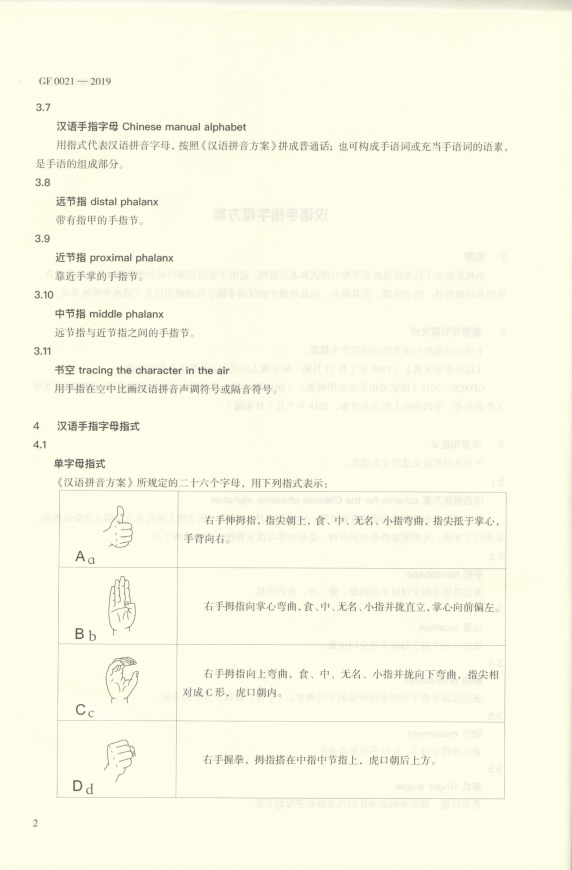
#> input picture docs/standards/pages/p05.png, 1144 x 1740 px (shown at 1/2 size)
$ python crop_figures.py
#> lines starting #> are read from the running program, lines starting #| are printed output that depends on the picture
"""从规范扫描页裁出逐字母参考图。

数据源：docs/standards/pages/p05-p09.png（GF 0021—2019 扫描页，逐字母表格）。
输出：docs/standards/letters/{ID}.png + _contact_sheet.png（全部裁剪结果的拼图，供人工过目）。

行坐标为 2026-09-30 对扫描页量测的程序初值（虚线行分隔 + ASCII 墨水密度核验），
未经人工逐格确认——_contact_sheet.png 就是用来确认"每个文件里装的是不是标题上那个字母"的。
字母顺序依据 docs/GF0021-2019检索记录.md 第 3 节印刷页码映射。
"""

from pathlib import Path

import numpy as np
from PIL import Image, ImageDraw

ROOT = Path(__file__).resolve().parents[2]
PAGES = ROOT / "docs" / "standards" / "pages"
OUT = ROOT / "docs" / "standards" / "letters"

# 裁剪 x 范围：字母标号格 + 指式图格（量测初值，左右留白宁宽勿缺）
CROP_X = (160, 344)
# 行上下内缩：避开行分隔虚线
CROP_PAD_Y = 6

# 每页：行分隔线 y 坐标（量测值）、逐行字母。None = 该行是表头/节标题，跳过。
PAGE_ROWS = [
    # 印刷页 2：4.1 单字母 A-D（表在本页下半）
    {"file": "p05.png", "rules": [982, 1135, 1289, 1442, 1596],
     "letters": ["A", "B", "C", "D"]},
    # 印刷页 3：E-L
    {"file": "p06.png", "rules": [296, 460, 625, 790, 957, 1120, 1287, 1449, 1554],
     "letters": ["E", "F", "G", "H", "I", "J", "K", "L"]},
    # 印刷页 4：M-T
    {"file": "p07.png", "rules": [225, 391, 556, 721, 886, 1051, 1216, 1381, 1547],
     "letters": ["M", "N", "O", "P", "Q", "R", "S", "T"]},
    # 印刷页 5：U-Z；第 7 行为 "4.2 双字母指式" 节标题行；末行 ZH
    {"file": "p08.png", "rules": [221, 387, 551, 717, 882, 1047, 1212, 1358, 1535],
     "letters": ["U", "V", "W", "X", "Y", "Z", None, "ZH"]},
    # 印刷页 6：CH、SH、NG；4.3  ê、ü（4.4 声调为书空文字，无表行）
    {"file": "p09.png", "rules": [237, 421, 606, 790, 975, 1133, 1344],
     "letters": ["CH", "SH", "NG", None, "EH", "UE"]},
]

EXPECTED_COUNT = 30 + 2  # 26 单字母 + ZH/CH/SH/NG + ê/ü，None 行不计


def ink_fraction(img_arr):
    return float((img_arr < 230).mean())


def main():
    OUT.mkdir(parents=True, exist_ok=True)
    crops = []  # (letter_id, PIL image)
    warnings = []
    for page in PAGE_ROWS:
        im = Image.open(PAGES / page["file"]).convert("L")
        rules = page["rules"]
        rows = list(zip(rules, rules[1:]))
        letters = page["letters"]
        if len(rows) != len(letters):
            warnings.append(f"{page['file']}: 行数 {len(rows)} != 字母数 {len(letters)}")
            continue
        for (y0, y1), letter in zip(rows, letters):
            if letter is None:
                continue
            crop = im.crop((CROP_X[0], y0 + CROP_PAD_Y, CROP_X[1], y1 - CROP_PAD_Y))
            arr = np.array(crop)
            frac = ink_fraction(arr)
            if frac < 0.01:
                warnings.append(f"{letter} ({page['file']} y{y0}-{y1}): 墨水占比 {frac:.3f} 过低，可能裁空")
            crop = crop.convert("RGB")
            crop.save(OUT / f"{letter}.png")
            crops.append((letter, crop, frac))
#> this loop made 4 passes
#> pass 1, in main, `crop = im.crop((CROP_X[0], y0 + CROP_PAD_Y, CROP_X[1], y1 - CROP_PAD_Y))`:
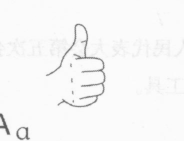
#> crop: PIL image 184x141 L; min 90, max 253, mean 247.4
#> pass 2, in main, `crop = im.crop((CROP_X[0], y0 + CROP_PAD_Y, CROP_X[1], y1 - CROP_PAD_Y))`:
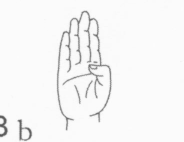
#> crop: PIL image 184x142 L; min 86, max 252, mean 245.7
#> after the loop:
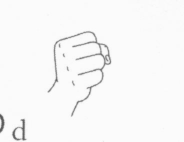
#> arr: shape (142, 184); min 86, max 253, mean 247.8
#> after the loop, crops = 4 items; warnings = []
#> pass 2 of the loop in main, `for page in PAGE_ROWS:`:
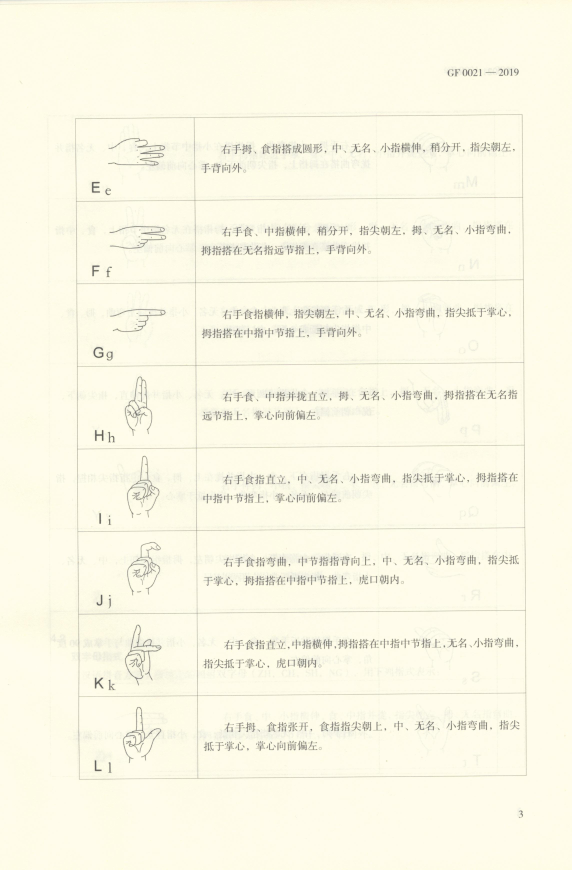
#> input picture docs/standards/pages/p06.png, 1144 x 1740 px (shown at 1/2 size)
#> the loop in main, `for (y0, y1), letter in zip(rows, letters):` made 8 passes
#> frac on passes 1 to 8: 0.05, 0.04, 0.0443, 0.063, 0.0641, 0.0573, 0.0684, 0.0734
#> pass 1, in main, `crop = im.crop((CROP_X[0], y0 + CROP_PAD_Y, CROP_X[1], y1 - CROP_PAD_Y))`:
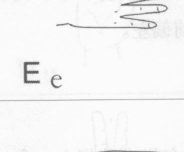
#> crop: PIL image 184x152 L; min 92, max 253, mean 245.6
#> after the loop in main, `for (y0, y1), letter in zip(rows, letters):`:
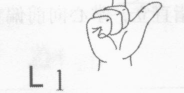
#> arr: shape (93, 184); min 89, max 253, mean 242.9
#> after the loop in main, `for (y0, y1), letter in zip(rows, letters):`: crops = 12 items
#> pass 3 of the loop in main, `for page in PAGE_ROWS:`:
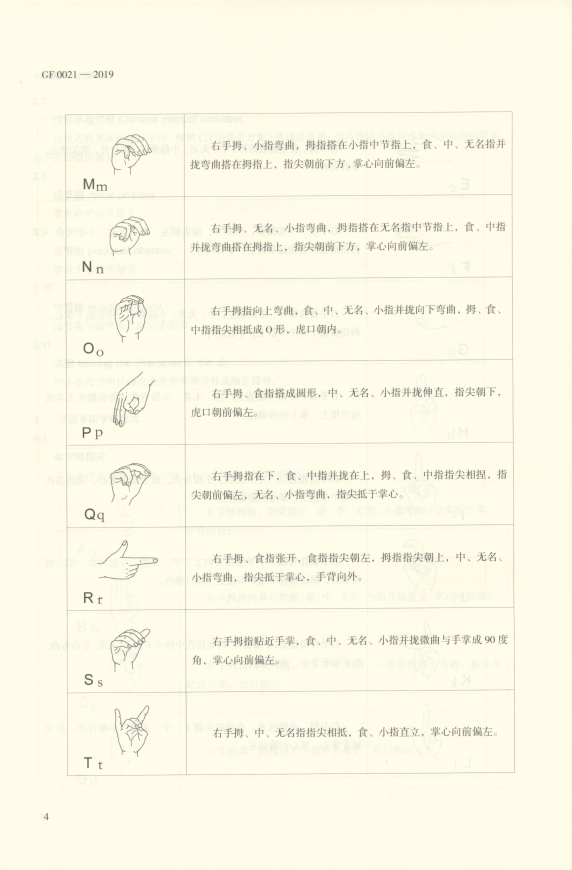
#> input picture docs/standards/pages/p07.png, 1144 x 1740 px (shown at 1/2 size)
#> the loop in main, `for (y0, y1), letter in zip(rows, letters):` made 8 passes
#> frac on passes 1 to 8: 0.0655, 0.061, 0.0628, 0.0619, 0.0639, 0.0461, 0.0594, 0.0551
#> pass 1, in main, `crop = im.crop((CROP_X[0], y0 + CROP_PAD_Y, CROP_X[1], y1 - CROP_PAD_Y))`:
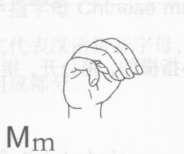
#> crop: PIL image 184x154 L; min 95, max 252, mean 243.6
#> after the loop in main, `for (y0, y1), letter in zip(rows, letters):`:
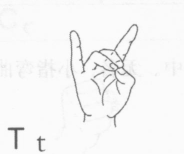
#> arr: shape (154, 184); min 88, max 252, mean 245.9
#> after the loop in main, `for (y0, y1), letter in zip(rows, letters):`: crops = 20 items
#> the loop made 5 passes; the first 3 are shown
    if len(crops) != EXPECTED_COUNT:
        warnings.append(f"裁出 {len(crops)} 张，应为 {EXPECTED_COUNT} 张")

    # 拼图：每行 6 张，带字母标号，供人工核对
    cols = 6
#> cols = 6
    cell_w, cell_h = 260, 260
    rows_n = (len(crops) + cols - 1) // cols
    sheet = Image.new("RGB", (cols * cell_w, rows_n * cell_h), "white")
#> sheet: PIL image 1560x1560 RGB; every value is 255
    draw = ImageDraw.Draw(sheet)
    for i, (letter, crop, _frac) in enumerate(crops):
        thumb = crop.copy()
        thumb.thumbnail((cell_w - 20, cell_h - 40))
        x = (i % cols) * cell_w
        y = (i // cols) * cell_h
        sheet.paste(thumb, (x + 10, y + 30))
        draw.text((x + 10, y + 8), letter, fill="black")
        draw.rectangle([x, y, x + cell_w - 1, y + cell_h - 1], outline="gray")
#> this loop made 32 passes
#> pass 3, in main, `thumb = crop.copy()`:
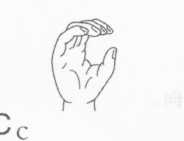
#> thumb: PIL image 184x141 RGB; min 96, max 253, mean 245.9
#> after the loop:
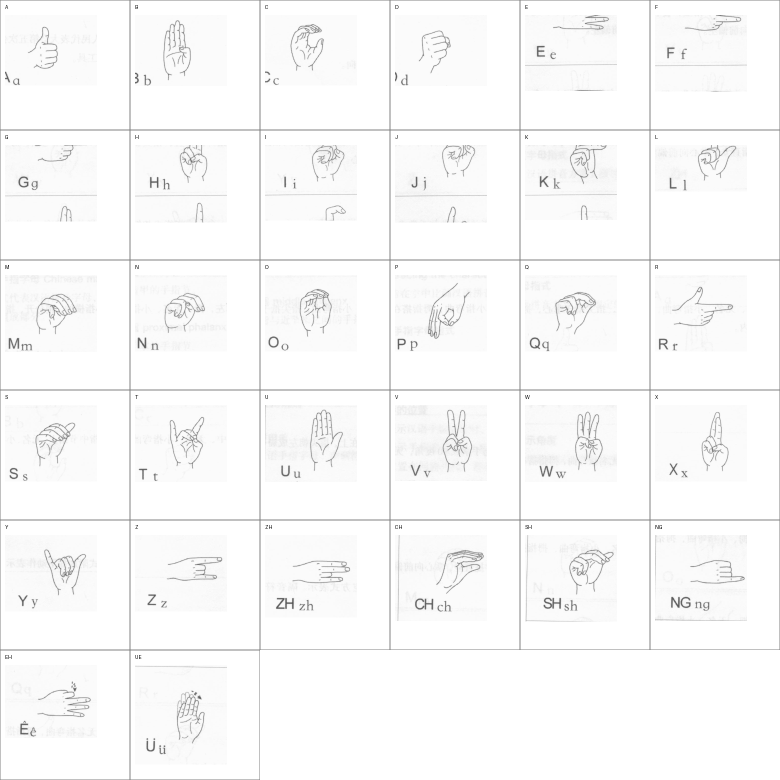
#> sheet: PIL image 1560x1560 RGB (shown at 1/2 size); min 1, max 255, mean 249.4
#> after the loop:
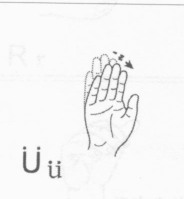
#> thumb: PIL image 184x199 RGB; min 90, max 252, mean 245.6
    sheet.save(OUT / "_contact_sheet.png")

    print(f"裁出 {len(crops)} 张 -> {OUT}")
    for letter, _crop, frac in crops:
        print(f"  {letter}: ink={frac:.3f}")
    for w in warnings:
        print("WARNING:", w)
    if warnings:
        raise SystemExit(1)


if __name__ == "__main__":
    main()
